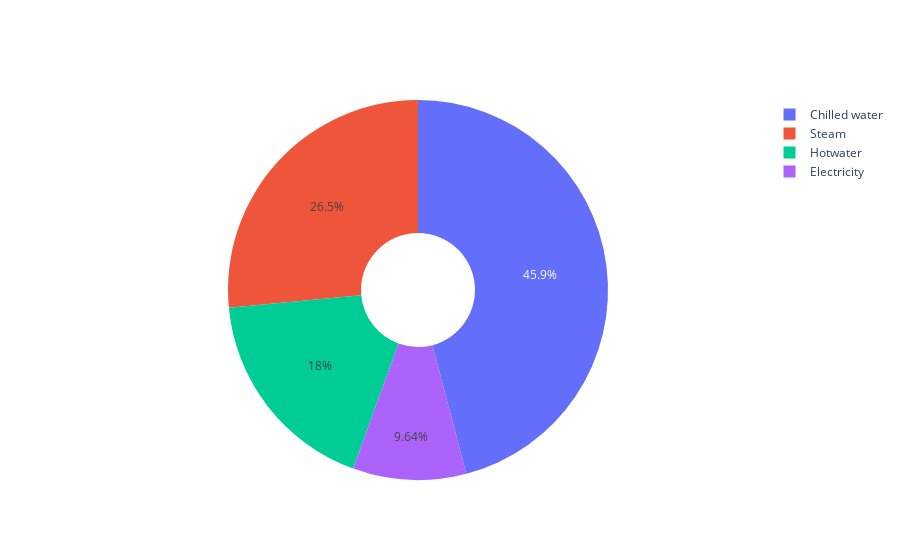

Notebook code for this chart:
### Code cell
import plotly.graph_objs as go 
labels = 'Electricity', 'Chilled water', 'Steam', 'Hotwater'
sizes = list(office_building_1249.groupby(by='meter')['meter_reading'].sum())
colors = ['#ff9999','#66b3ff','#99ff99','#ffcc99']

fig = go.Figure(data=[go.Pie(labels=labels, values=sizes, hole=.3)])
fig.show()

### Figure 1 — Plotly figure (JSON) as saved in the notebook; plotly's stock layout.template omitted (floating-point values rounded to 4 significant figures)
{"data": [{"hole": 0.3, "labels": ["Electricity", "Chilled water", "Steam", "Hotwater"], "type": "pie", "values": [2979855, 14200000.0, 8195000.0, 5553000.0]}], "layout": {"autosize": true}}
